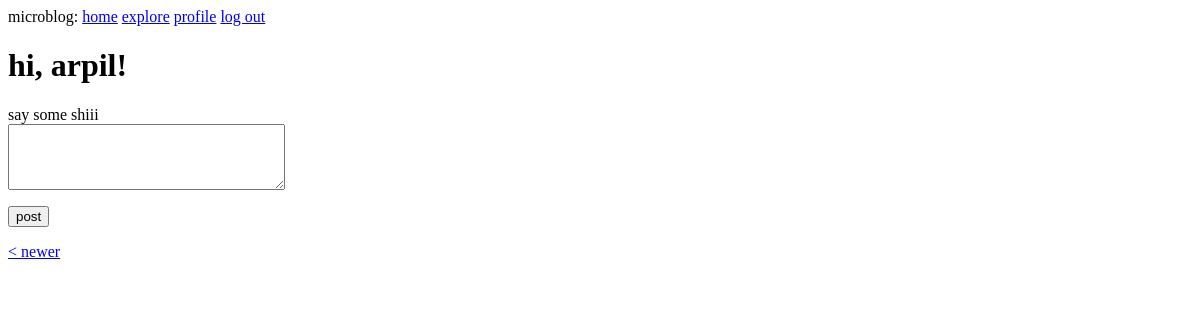
Before: /index?page=2 (signed in) with the older database file.
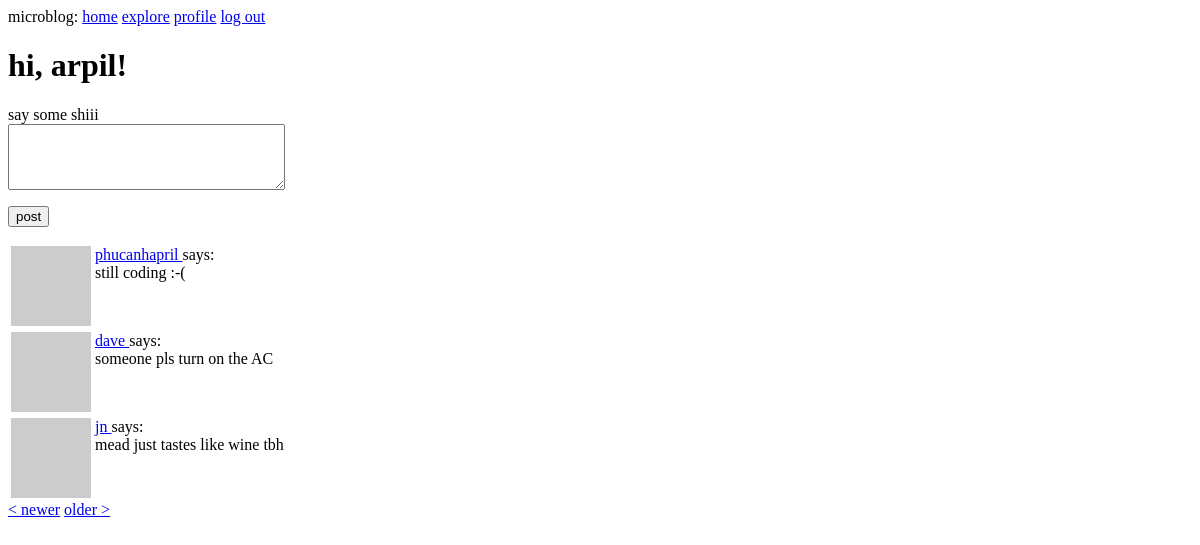
After: the same page with the newer database file.
### app/models.py (models this page shows, shortened)
class User(UserMixin, db.Model):
    id = db.Column(db.Integer, primary_key=True)
    username = db.Column(db.String(64), index=True, unique=True)
    email = db.Column(db.String(120), index=True, unique=True)
    pw_hash = db.Column(db.String(128))
    about_me = db.Column(db.String(140))
    following = db.relationship(
        'User',
        secondary=follows,
        primaryjoin=(follows.c.follower_id == id),
        secondaryjoin=(follows.c.followed_id == id),
        backref=db.backref('followers', lazy='dynamic'),
        lazy='dynamic'
    )
    last_seen = db.Column(db.DateTime, default=datetime.utcnow)
    posts = db.relationship('Post', backref='author', lazy='dynamic')
    def avatar(self, size):
        digest = md5(self.email.lower().encode('utf-8')).hexdigest()
        return 'https://www.gravatar.com/avatar/{}?d=identicon&s={}'.format(digest, size)
    def following_posts(self):
        following = Post.query.join(
            follows,
            follows.c.followed_id == Post.user_id
        ).filter(follows.c.follower_id == self.id)
        own = Post.query.filter_by(user_id=self.id)
        return following.union(own).order_by(Post.timestamp.desc())

class Post(db.Model):
    id = db.Column(db.Integer, primary_key=True)
    body = db.Column(db.String(140))
    timestamp = db.Column(db.DateTime, index=True, default=datetime.utcnow)
    user_id = db.Column(db.Integer, db.ForeignKey('user.id'))

### app/routes.py (the view)
@app.route('/', methods=['GET', 'POST'])
@app.route('/index', methods=['GET', 'POST'])
@login_required
def index():
    form = PostForm()
    if form.validate_on_submit():
        post = Post(body=form.post.data, author=current_user)
        db.session.add(post)
        db.session.commit()
        flash('your post has been sent to the void')
        return redirect(url_for('index'))
    page = request.args.get('page', 1, type=int)
    posts = current_user.following_posts().paginate(
        page,
        app.config['POSTS_PER_PAGE'],
        False
    )
    next_url = url_for('index', page=posts.next_num) \
        if posts.has_next else None
    prev_url = url_for('index', page=posts.prev_num) \
        if posts.has_prev else None
    return render_template('index.html',
        title='home',
        form=form,
        posts=posts.items,
        next_url=next_url,
        prev_url=prev_url
    )

### app/forms.py
class PostForm(FlaskForm):
    post = TextAreaField(
        'say some shiii',
        validators=[DataRequired(), Length(min=1, max=140)]
    )
    submit = SubmitField('post')

### app/models.py (called while the page is built)
@login.user_loader
def load_user(user_id):
    return User.query.get(int(user_id))

### app/routes.py (called while the page is built)
@app.before_request
def before_request():
    if current_user.is_authenticated:
        current_user.last_seen = datetime.utcnow()
        db.session.commit()

### app/templates/index.html (shortened to what this page needs)
{% extends "base.html" %}
{% block content %}
  <h1>hi, {{ current_user.username }}!</h1>
  {% if form %}
    <form action="" method="post">
      <p>
        {{ form.post.label }}<br>
        {{ form.post(cols=32, rows=4) }}<br>
      </p>
      <p>{{ form.submit() }}</p>
    </form>
  {% endif %}
  {% for post in posts %}
    {% include '_post.html' %}
  {% endfor %}
  {% if prev_url %}
    <a href="{{ prev_url }}">< newer</a>
  {% endif %}
  {% if next_url %}
    <a href="{{ next_url }}">older ></a>
  {% endif %}
{% endblock %}

### app/templates/base.html (shortened to what this page needs)
<html>
  <head>
  </head>
  <body>
    <div>
      microblog:
      <a href="{{ url_for('index') }}">home</a>
      {% if current_user.is_anonymous %}
        <a href="{{ url_for('login') }}">log in</a>
      {% else %}
        <a href="{{ url_for('explore') }}">explore</a>
        <a href="{{ url_for('user', username=current_user.username) }}">profile</a>
        <a href="{{ url_for('logout') }}">log out</a>
      {% endif %}
    </div>
    {% block content %}{% endblock %}
  </body>
</html>

### app/templates/_post.html
<table>
  <tr valign="top">
    <td><img src="{{ post.author.avatar(36) }}"></td>
    <td>
      <a href="{{ url_for('user', username=post.author.username) }}">
        {{ post.author.username }}
      </a>
      says:<br>{{ post.body }}
    </td>
  </tr>
</table>

Changed rows visible on the page:
added Post: author.username "phucanhapril", body "still coding :-("
added Post: author.username "dave", body "someone pls turn on the AC"
added Post: author.username "jn", body "mead just tastes like wine tbh"
Other visible differences:
text now shown: "older >"
